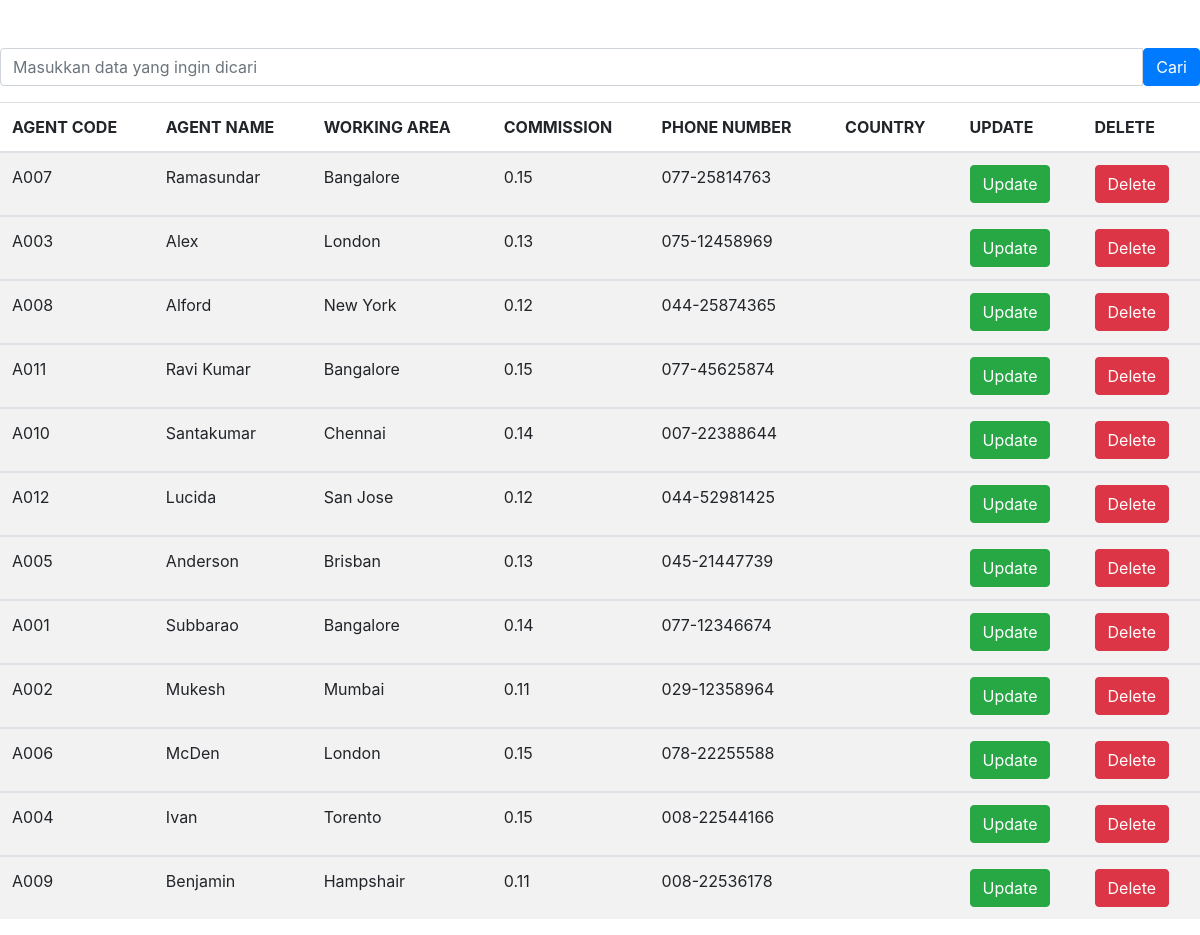
The app's page /list_agent_search.php with its own data.
### tables this page shows
CREATE TABLE IF NOT EXISTS `agents` (
  `AGENT_CODE` varchar(6) NOT NULL DEFAULT '',
  `AGENT_NAME` varchar(40) DEFAULT NULL,
  `WORKING_AREA` varchar(35) DEFAULT NULL,
  `COMMISSION` decimal(10,2) DEFAULT NULL,
  `PHONE_NO` varchar(15) DEFAULT NULL,
  `COUNTRY` varchar(25) DEFAULT NULL,
  PRIMARY KEY (`AGENT_CODE`)
);

### list_agent_search.php (the view, shortened to what this page needs)
<?php
    include 'connection.php';
    $carian = $_POST ['search'];
    $query = mysqli_query ($connection, "SELECT * from agents where AGENT_NAME  LIKE '%$carian%' ");
?>
<!DOCTYPE html>
<html lang="en">
<head>
    <link rel = "stylesheet" href = "bootstrap/css/bootstrap.min.css">
</head>
<body>
    <form action="list_agent_search.php" method="post">
        <div class="input-group mb-3 pt-5">
            <input type="text" class="form-control" name="search" placeholder="Masukkan data yang ingin dicari">
            <button class="btn btn-primary">Cari</button>
        </div>
    </form>
    <table class = "table table-striped">
        <thead>
        <tr>
        <th>AGENT CODE</th>
        <th>AGENT NAME</th>
        <th>WORKING AREA</th>
        <th>COMMISSION</th>
        <th>PHONE NUMBER</th>
        <th>COUNTRY</th>
        <th>UPDATE</th>
        <th>DELETE</th>
        </tr>
        </thead>
        <?php
       while ($data = mysqli_fetch_array($query)){
        ?>
    <tbody>
        <tr>
            <td>
                <?php echo $data['AGENT_CODE'];  ?>
            </td>
            <td>
                <?php echo $data['AGENT_NAME'];  ?>
            </td>
            <td>
                <?php echo $data['WORKING_AREA'];  ?>
            </td>
            <td>
                <?php echo $data['COMMISSION'];  ?>
            </td>
            <td>
                <?php echo $data['PHONE_NO'];  ?>
            </td>
            <td>
            </td>
            <td><a href = "pros_update_agent.php?id=<?php echo $data['AGENT_CODE'];?>"><button class="btn btn-success">Update</button></a>
            </td>
            <td><a href = "pros_delete_agent.php?id=<?php echo $data['AGENT_CODE'];?>"><button class="btn btn-danger">Delete</button></a>
            </td>
            <?php } ?>
        </tr>
    </tbody>
        </table>
</body>
</html>

### records on screen
agents: AGENT_CODE "A007", AGENT_NAME "Ramasundar", WORKING_AREA "Bangalore", COMMISSION "0.15", PHONE_NO "077-25814763"
agents: AGENT_CODE "A003", AGENT_NAME "Alex", WORKING_AREA "London", COMMISSION "0.13", PHONE_NO "075-12458969"
agents: AGENT_CODE "A008", AGENT_NAME "Alford", WORKING_AREA "New York", COMMISSION "0.12", PHONE_NO "044-25874365"
agents: AGENT_CODE "A011", AGENT_NAME "Ravi Kumar", WORKING_AREA "Bangalore", COMMISSION "0.15", PHONE_NO "077-45625874"
agents: AGENT_CODE "A010", AGENT_NAME "Santakumar", WORKING_AREA "Chennai", COMMISSION "0.14", PHONE_NO "007-22388644"
agents: AGENT_CODE "A012", AGENT_NAME "Lucida", WORKING_AREA "San Jose", COMMISSION "0.12", PHONE_NO "044-52981425"
agents: AGENT_CODE "A005", AGENT_NAME "Anderson", WORKING_AREA "Brisban", COMMISSION "0.13", PHONE_NO "045-21447739"
agents: AGENT_CODE "A001", AGENT_NAME "Subbarao", WORKING_AREA "Bangalore", COMMISSION "0.14", PHONE_NO "077-12346674"
agents: AGENT_CODE "A002", AGENT_NAME "Mukesh", WORKING_AREA "Mumbai", COMMISSION "0.11", PHONE_NO "029-12358964"
agents: AGENT_CODE "A006", AGENT_NAME "McDen", WORKING_AREA "London", COMMISSION "0.15", PHONE_NO "078-22255588"
agents: AGENT_CODE "A004", AGENT_NAME "Ivan", WORKING_AREA "Torento", COMMISSION "0.15", PHONE_NO "008-22544166"
agents: AGENT_CODE "A009", AGENT_NAME "Benjamin", WORKING_AREA "Hampshair", COMMISSION "0.11", PHONE_NO "008-22536178"
